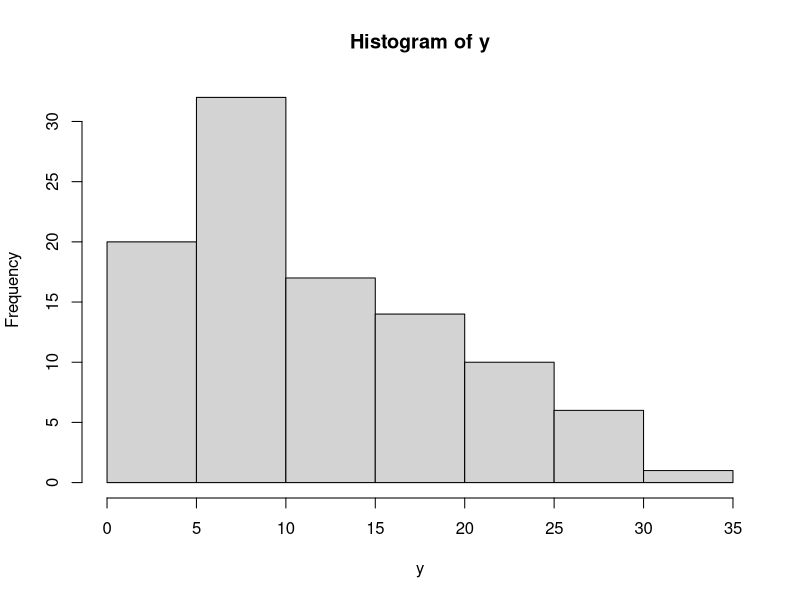

Write R code to recreate this figure. (Note: this script raises an error after producing the figure.)
n = 100
omega = c(1/3,1/4,1-1/3-1/4)
mu = c(5,10,20)



### 1 .  Simulate data

 
Z = sample(1:3,n,replace= TRUE,prob   = omega)
muZ = mu[Z]
y = rpois(n,mu[Z])

### 2. Hitogramm

hist(y,nclass=10)


### 3. Write the function to compute de log likelihood


LogLikPoissonMixture <- function(y,mu,omega){
  K <- length(mu)
  lik <-  rowSums(sapply(1:K, function(k){dpois(y,mu[k])*omega[k]}))
  return(sum(log(lik)))
}


### 4.  Write the EM algorithm
 
EM <- function(y,theta_init){

  K  <- length(theta_init$mu)
  mu <- theta_init$mu
  omega <- theta_init$omega
  
    
  LL = c()
  diff <-  1
  iter <- 0
  
  while (diff>10^(-6)){
    iter <- iter +1 
    #----------- E step
    tau <- sapply(1:K,function(k){dpois(y,mu[k])*omega[k]})
    norm <- rowSums(tau) %*%matrix(1,nrow=1,ncol=K)
    tau <- tau/norm
    
    #--------- M step 
    mu_new <- c(y %*% tau)/colSums(tau)
    omega_new <- colMeans(tau)
    # --- Step crit
    diff = sum((mu_new - mu)^2) 
    mu <- mu_new 
    omega <- omega_new
    #---- LL
    LLiter <- LogLikPoissonMixture(y,mu,omega)
    LL <- c(LL,LLiter )
    print(c(iter,LLiter ))
          
  }
  return(list(LL = LL,mu=mu,omega=omega))
}
 


### 5  Initialisation 
K=3
init = kmeans(y,10*seq(1:K))
theta_init <- list(mu = c(init$centers), omega=init$size/n)

### 6 run EM 

res_EM <-EM(y,K,theta_init)
plot(res_EM$LL,type='l')




### 7 For several K 

chooseK <- function(y,Kmax){
 
  LL_K <- rep(0,Kmax) 
  LL_K[1] =sum( dpois(y,mean(y),log = TRUE))
  res_EM = list()
  res_EM[[1]] = list(mu=mean(y),omega=1,LL = LL_K[1],tau = rep(1,n))
  for (K in 2:Kmax){
  print(K)
  init = kmeans(y,seq(1:K))
  theta_init <- list(mu = c(init$centers), omega=init$size/n)
  res_EM[[K]] <-EM(y,K,theta_init)
  LL_K[K] <- max(res_EM[[K]]$LL)
  }
  NbParam <- 2*(1:Kmax)-1
  AIC = LL_K - NbParam
  BIC = LL_K - log(n)/2*NbParam
  return(list(LL_K=LL_K,AIC = AIC,BIC = BIC))
}

resSelectK <- chooseK(y,Kmax) 

plot(1:Kmax,resSelectK$LL_K,type='l')
lines(1:Kmax,resSelectK$BIC,col='red'); abline(v = which.max(resSelectK$BIC),col='red',lty=2)
lines(1:Kmax,resSelectK$AIC,col='green');abline(v = which.max(resSelectK$AIC),col='green',lty=3)



########## 8 # change the Data

Z = sample(1:3,n,replace= TRUE,prob   = omega)
lambdaZ = rgamma(n,0.4*mu[Z],0.4)
yPG = rpois(n,lambdaZ)
hist(yPG)

Kmax = 10
resSelectK <- chooseK(yPG,Kmax) 

plot(1:Kmax,resSelectK$LL_K,type='l')
lines(1:Kmax,resSelectK$BIC,col='red'); abline(v = which.max(resSelectK$BIC),col='red',lty=2)
lines(1:Kmax,resSelectK$AIC,col='green');abline(v = which.max(resSelectK$AIC),col='green',lty=3)


